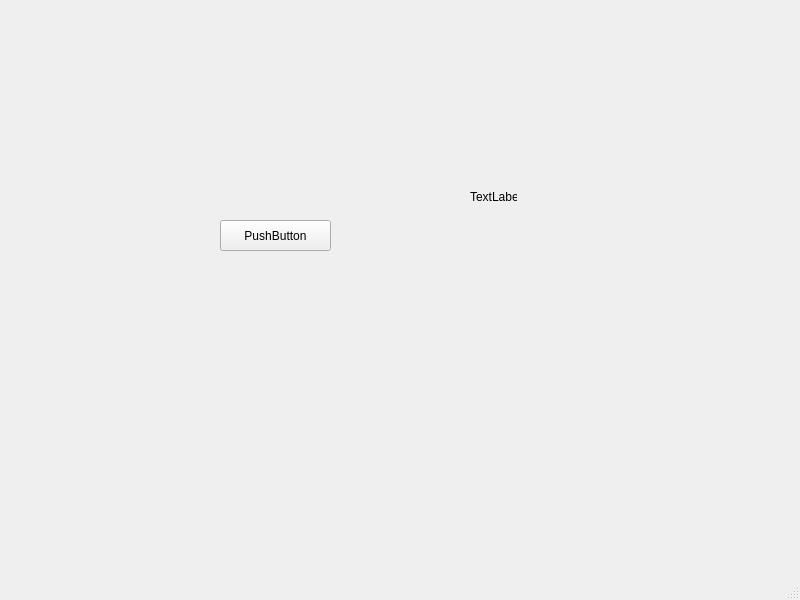
<?xml version="1.0" encoding="UTF-8"?>
<ui version="4.0">
 <class>MainWindow</class>
 <widget class="QMainWindow" name="MainWindow">
  <property name="geometry">
   <rect>
    <x>0</x>
    <y>0</y>
    <width>800</width>
    <height>600</height>
   </rect>
  </property>
  <property name="windowTitle">
   <string>MainWindow</string>
  </property>
  <widget class="QWidget" name="centralwidget">
   <widget class="QPushButton" name="pushButton">
    <property name="geometry">
     <rect>
      <x>220</x>
      <y>220</y>
      <width>111</width>
      <height>31</height>
     </rect>
    </property>
    <property name="text">
     <string>PushButton</string>
    </property>
   </widget>
   <widget class="QLabel" name="label">
    <property name="geometry">
     <rect>
      <x>470</x>
      <y>190</y>
      <width>47</width>
      <height>13</height>
     </rect>
    </property>
    <property name="text">
     <string>TextLabel</string>
    </property>
   </widget>
  </widget>
  <widget class="QMenuBar" name="menubar">
   <property name="geometry">
    <rect>
     <x>0</x>
     <y>0</y>
     <width>800</width>
     <height>20</height>
    </rect>
   </property>
  </widget>
  <widget class="QStatusBar" name="statusbar"/>
 </widget>
 <resources/>
 <connections/>
</ui>
